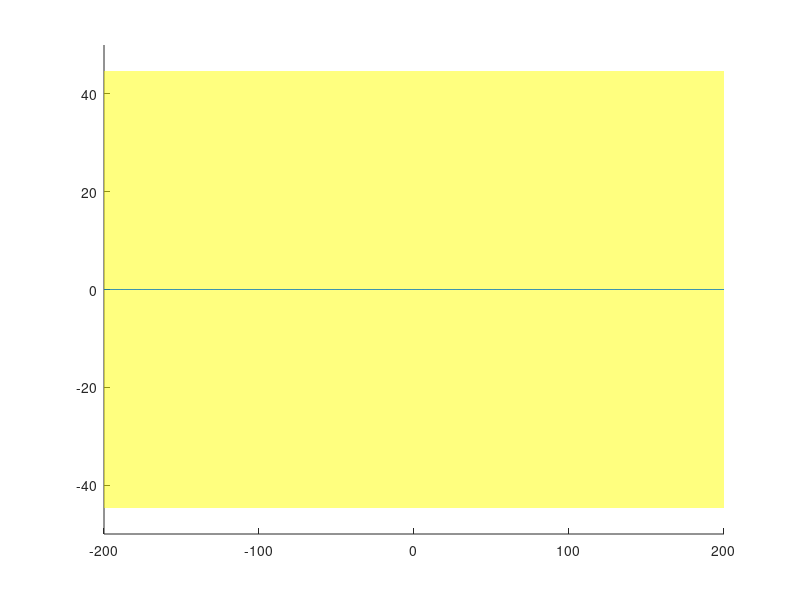

Write MATLAB code to recreate this figure.
function gp_regression()
    close all
    %%
    xrange = linspace(-200, 200, 1000); 
    xmin = min(xrange); xmax = max(xrange); 
       
    Sn = 1; 
    l = 0.3*(xmax-xmin)/2; 
    Ks = gaussian_kernel(xrange', xrange', l); 

    mean_f = zeros(size(xrange)); 
    cov_f = diag(Ks); 

    ylim([-50, 50]); xlim([xmin, xmax]); 
    hold on;     

    hcov = patch([xrange'; fliplr(xrange)'], 2*[sqrt(cov_f); -sqrt(cov_f)], 'y', 'facealpha', 0.5, 'edgecolor', 'none'); 
    hf = plot(xrange, mean_f); 
    %%
    training = zeros(0, 2); 
    while true
        pt = ginput(1);
        if isempty(pt)
            break; 
        end
        training(end+1,:) = pt; 
        plot(training(end,1),training(end,2),'ro')
    
        K = gaussian_kernel(training(:, 1), training(:, 1), l); 
        Kinv = inv(K+Sn*eye(size(training, 1))); 
        k = gaussian_kernel(xrange', training(:, 1), l);         
        mean_f = k*Kinv*training(:, 2); 
        cov_f = diag(Ks - k*Kinv*k'); 
        
        set(hf, 'ydata', mean_f); 
        set(hcov, 'ydata', [mean_f; flipud(mean_f)] + 2*[sqrt(cov_f); -sqrt(flipud(cov_f))]); 
        
        
    end

end

function K = gaussian_kernel(X, Y, l)
    d = pdist2(X, Y)/l; 
%     K = squareform(exp((d.^2)/2));
    K = exp(-(d.^2)/2)*500; 
end
